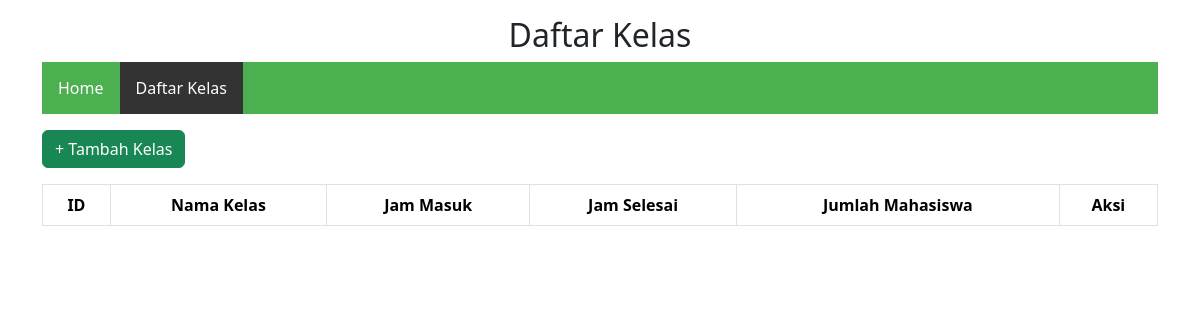
The page /daftar_kelas.php on the database as committed earlier.
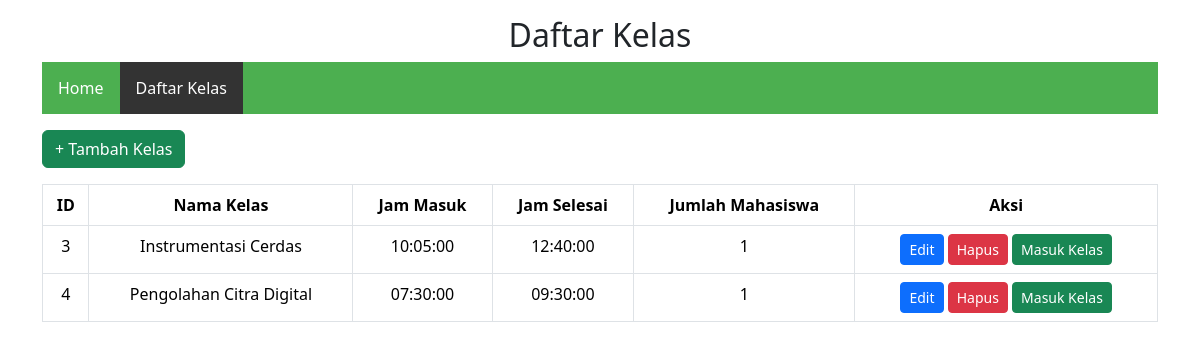
The same page on the database as committed later.
### tables this page shows
CREATE TABLE `table_kelas` (
  `id` int(10) NOT NULL,
  `nama_kelas` varchar(100) NOT NULL,
  `jam_masuk` time NOT NULL,
  `jam_selesai` time NOT NULL
);

### daftar_kelas.php (the view, shortened to what this page needs)
<?php
$pdo = Database::connect();
$sql = "
    SELECT k.*, COUNT(mk.id) AS jumlah_mahasiswa
    FROM table_kelas k
    LEFT JOIN table_mahasiswa_kelas mk ON k.id = mk.kelas_id
    GROUP BY k.id
    ORDER BY k.id ASC
";
$q = $pdo->query($sql);
$data_kelas = $q->fetchAll(PDO::FETCH_ASSOC);
?>
<!DOCTYPE html>
<html>
<head>
    <link href="css/bootstrap.min.css" rel="stylesheet">
</head>
<body>
<div class="container">
    <h2 class="mt-3">Daftar Kelas</h2>
    <?php include 'navbar.php'; ?>
    <div class="text-start my-3">
        <a href="tambah_kelas.php" class="btn btn-success">+ Tambah Kelas</a>
    </div>
    <table class="table table-bordered">
        <thead>
            <tr>
                <th>ID</th>
                <th>Nama Kelas</th>
                <th>Jam Masuk</th>
                <th>Jam Selesai</th>
                <th>Jumlah Mahasiswa</th>
                <th>Aksi</th>
            </tr>
        </thead>
        <tbody>
            <?php foreach ($data_kelas as $row): ?>
                <tr>
                    <td><?= htmlspecialchars($row['id']); ?></td>
                    <td><?= htmlspecialchars($row['nama_kelas']); ?></td>
                    <td><?= htmlspecialchars($row['jam_masuk']); ?></td>
                    <td><?= htmlspecialchars($row['jam_selesai']); ?></td>
                    <td><?= htmlspecialchars($row['jumlah_mahasiswa']); ?></td>
                    <td>
                        <a href="edit_kelas.php?id=<?= $row['id']; ?>" class="btn btn-primary btn-sm">Edit</a>
                        <a href="hapus_kelas.php?id=<?= $row['id']; ?>" class="btn btn-danger btn-sm" onclick="return confirm('Yakin hapus?')">Hapus</a>
                        <a href="masuk_kelas.php?id=<?= $row['id']; ?>" class="btn btn-success btn-sm">Masuk Kelas</a>
                    </td>
                </tr>
            <?php endforeach; ?>
        </tbody>
    </table>
</div>
</body>
</html>

Rows that differ between the two databases and show on the page:
added table_kelas: id "3", nama_kelas "Instrumentasi Cerdas", jam_masuk "10:05:00", jam_selesai "12:40:00", jumlah_mahasiswa "1"
added table_kelas: id "4", nama_kelas "Pengolahan Citra Digital", jam_masuk "07:30:00", jam_selesai "09:30:00", jumlah_mahasiswa "1"
